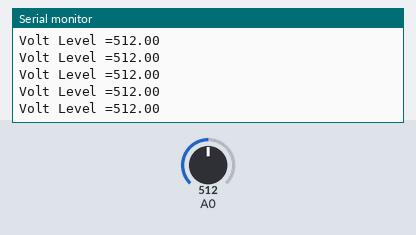
Recording of a sketch running on a simulated Arduino Uno, built with avr-gcc and run on an emulated ATmega328P. On the bench: the last lines printed to the serial monitor. The inputs (shaded band) are chosen by the test bench; at power-on: A0 = 512.

Above: at 1.2 s.
1.3 s: A0 set to 107
At 2.2 s:
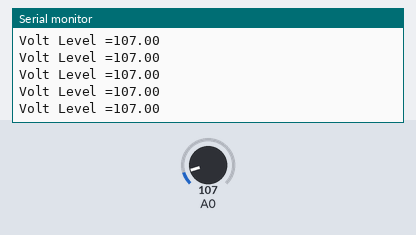
2.8 s: A0 set to 93
At 3.8 s:
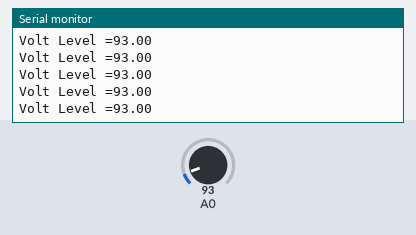
5.8 s: A0 set to 11
At 6.4 s:
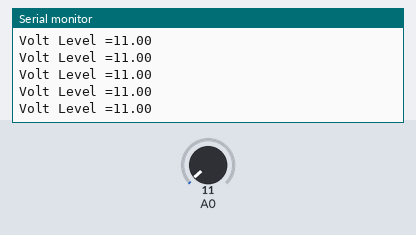
8.8 s: A0 set to 8
At 9.8 s:
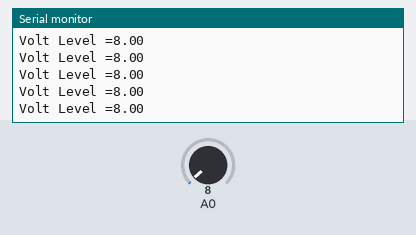
Timing chart, 0 to 11.3 s (numbered marks = the images above; inputs shaded):
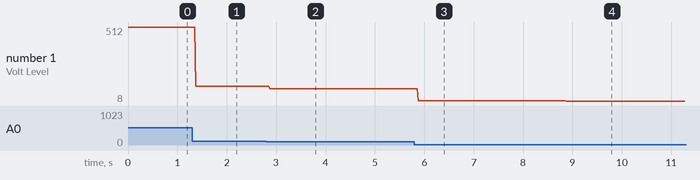

Measured:
- after the input at 1.3 s, the serial monitor: prints a new line after 0.07 s (image 1)
- after the input at 2.8 s, the serial monitor: prints a new line after 0.07 s (image 2)
- after the input at 5.8 s, the serial monitor: prints a new line after 0.07 s (image 3)
- after the input at 8.8 s, the serial monitor: prints a new line after 0.08 s (image 4)
- plotted number 1: 512 → 107 after the input at 1.3 s, 107 → 93 after the input at 2.8 s, 93 → 11 after the input at 5.8 s, 11 → 8 after the input at 8.8 s

The sketch:

Analog_INPUT.ino
```cpp
void setup() {
 // initialize serial communication at 9600 bits per second:
 Serial.begin(9600);
}
// the loop routine runs over and over again forever:
void loop() {

 float sensorValue = analogRead(A0);

 Serial.print("Volt Level =");
 Serial.println(sensorValue);
 delay(1);


}
```
